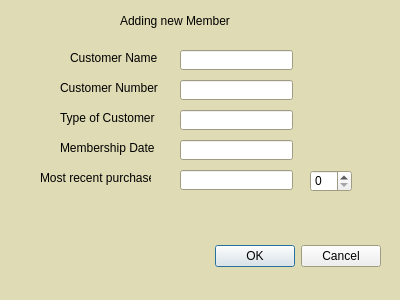
<?xml version="1.0" encoding="UTF-8"?>
<ui version="4.0">
 <class>addMem</class>
 <widget class="QDialog" name="addMem">
  <property name="geometry">
   <rect>
    <x>0</x>
    <y>0</y>
    <width>400</width>
    <height>300</height>
   </rect>
  </property>
  <property name="palette">
   <palette>
    <active>
     <colorrole role="Base">
      <brush brushstyle="SolidPattern">
       <color alpha="255">
        <red>255</red>
        <green>255</green>
        <blue>255</blue>
       </color>
      </brush>
     </colorrole>
     <colorrole role="Window">
      <brush brushstyle="SolidPattern">
       <color alpha="255">
        <red>223</red>
        <green>219</green>
        <blue>180</blue>
       </color>
      </brush>
     </colorrole>
    </active>
    <inactive>
     <colorrole role="Base">
      <brush brushstyle="SolidPattern">
       <color alpha="255">
        <red>255</red>
        <green>255</green>
        <blue>255</blue>
       </color>
      </brush>
     </colorrole>
     <colorrole role="Window">
      <brush brushstyle="SolidPattern">
       <color alpha="255">
        <red>223</red>
        <green>219</green>
        <blue>180</blue>
       </color>
      </brush>
     </colorrole>
    </inactive>
    <disabled>
     <colorrole role="Base">
      <brush brushstyle="SolidPattern">
       <color alpha="255">
        <red>223</red>
        <green>219</green>
        <blue>180</blue>
       </color>
      </brush>
     </colorrole>
     <colorrole role="Window">
      <brush brushstyle="SolidPattern">
       <color alpha="255">
        <red>223</red>
        <green>219</green>
        <blue>180</blue>
       </color>
      </brush>
     </colorrole>
    </disabled>
   </palette>
  </property>
  <property name="windowTitle">
   <string>Dialog</string>
  </property>
  <widget class="QDialogButtonBox" name="buttonBox">
   <property name="geometry">
    <rect>
     <x>40</x>
     <y>240</y>
     <width>341</width>
     <height>32</height>
    </rect>
   </property>
   <property name="orientation">
    <enum>Qt::Horizontal</enum>
   </property>
   <property name="standardButtons">
    <set>QDialogButtonBox::Cancel|QDialogButtonBox::Ok</set>
   </property>
  </widget>
  <widget class="QLineEdit" name="nameInput">
   <property name="geometry">
    <rect>
     <x>180</x>
     <y>50</y>
     <width>113</width>
     <height>20</height>
    </rect>
   </property>
  </widget>
  <widget class="QLineEdit" name="numberInput">
   <property name="geometry">
    <rect>
     <x>180</x>
     <y>80</y>
     <width>113</width>
     <height>20</height>
    </rect>
   </property>
  </widget>
  <widget class="QLineEdit" name="typeInput">
   <property name="geometry">
    <rect>
     <x>180</x>
     <y>110</y>
     <width>113</width>
     <height>20</height>
    </rect>
   </property>
  </widget>
  <widget class="QLineEdit" name="dateInput">
   <property name="geometry">
    <rect>
     <x>180</x>
     <y>140</y>
     <width>113</width>
     <height>20</height>
    </rect>
   </property>
  </widget>
  <widget class="QLabel" name="label">
   <property name="geometry">
    <rect>
     <x>70</x>
     <y>50</y>
     <width>101</width>
     <height>16</height>
    </rect>
   </property>
   <property name="text">
    <string>Customer Name</string>
   </property>
  </widget>
  <widget class="QLabel" name="label_2">
   <property name="geometry">
    <rect>
     <x>60</x>
     <y>80</y>
     <width>101</width>
     <height>16</height>
    </rect>
   </property>
   <property name="text">
    <string>Customer Number</string>
   </property>
  </widget>
  <widget class="QLabel" name="label_3">
   <property name="geometry">
    <rect>
     <x>60</x>
     <y>110</y>
     <width>101</width>
     <height>16</height>
    </rect>
   </property>
   <property name="text">
    <string>Type of Customer</string>
   </property>
  </widget>
  <widget class="QLabel" name="label_4">
   <property name="geometry">
    <rect>
     <x>60</x>
     <y>140</y>
     <width>101</width>
     <height>16</height>
    </rect>
   </property>
   <property name="text">
    <string>Membership Date</string>
   </property>
  </widget>
  <widget class="QLabel" name="label_5">
   <property name="geometry">
    <rect>
     <x>120</x>
     <y>0</y>
     <width>181</width>
     <height>41</height>
    </rect>
   </property>
   <property name="text">
    <string>Adding new Member</string>
   </property>
  </widget>
  <widget class="QLabel" name="label_6">
   <property name="geometry">
    <rect>
     <x>40</x>
     <y>170</y>
     <width>111</width>
     <height>16</height>
    </rect>
   </property>
   <property name="text">
    <string>Most recent purchase</string>
   </property>
  </widget>
  <widget class="QLineEdit" name="recentPurchaseInput">
   <property name="geometry">
    <rect>
     <x>180</x>
     <y>170</y>
     <width>113</width>
     <height>20</height>
    </rect>
   </property>
  </widget>
  <widget class="QSpinBox" name="recentPurchaseQuantity">
   <property name="geometry">
    <rect>
     <x>310</x>
     <y>170</y>
     <width>42</width>
     <height>22</height>
    </rect>
   </property>
  </widget>
  <widget class="QLabel" name="label_7">
   <property name="geometry">
    <rect>
     <x>0</x>
     <y>230</y>
     <width>71</width>
     <height>81</height>
    </rect>
   </property>
   <property name="text">
    <string/>
   </property>
   <property name="pixmap">
    <pixmap>../../Desktop/TeamDirtSolo.png</pixmap>
   </property>
   <property name="scaledContents">
    <bool>true</bool>
   </property>
  </widget>
 </widget>
 <resources/>
 <connections>
  <connection>
   <sender>buttonBox</sender>
   <signal>accepted()</signal>
   <receiver>addMem</receiver>
   <slot>accept()</slot>
   <hints>
    <hint type="sourcelabel">
     <x>248</x>
     <y>254</y>
    </hint>
    <hint type="destinationlabel">
     <x>157</x>
     <y>274</y>
    </hint>
   </hints>
  </connection>
  <connection>
   <sender>buttonBox</sender>
   <signal>rejected()</signal>
   <receiver>addMem</receiver>
   <slot>reject()</slot>
   <hints>
    <hint type="sourcelabel">
     <x>316</x>
     <y>260</y>
    </hint>
    <hint type="destinationlabel">
     <x>286</x>
     <y>274</y>
    </hint>
   </hints>
  </connection>
 </connections>
</ui>
